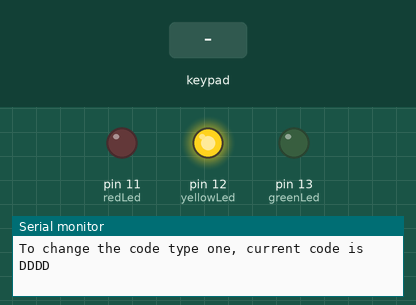
Simulated run of this sketch. Board: Arduino Uno, built with avr-gcc and run on an emulated ATmega328P. On the bench: output pins drawn as LEDs (lit = HIGH), the last lines printed to the serial monitor. Wiring (inferred from the names in the program): 4×4 keypad with keys 1 2 3 A 4 5 6 B 7 8 9 C * 0 # D (labels assumed): rows pin 6, pin 7, pin 8, pin 9; columns pin 2, pin 3, pin 4, pin 5. Inputs (shaded band) come from the test bench. Pins used as bus, display or sensor lines are not drawn.

Above: at 1.2 s.
1.3 s: key '1' pressed
3.5 s: keypad keys 1 3 9 7 A pressed 0.4 s apart
At 6.5 s:
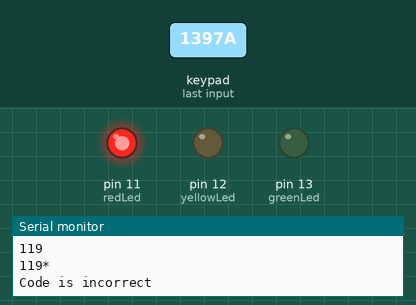
Timing chart, 0 to 12.7 s (numbered marks = the images above; inputs shaded):
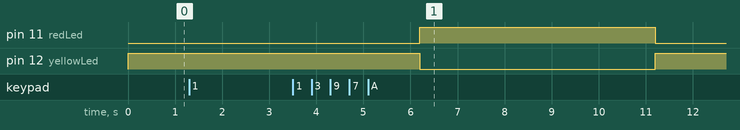

Measured:
- after the input at 3.5 s, pin 11 (redLed): LOW → HIGH after 2.7 s, → LOW 5.0 s later; pin 12 (yellowLed): HIGH → LOW after 2.7 s, → HIGH 5.0 s later

The sketch:

hex_keypad.ino
```cpp
int row[]={6,7,8,9};// Defining row pins of keypad connected to Aeduino pins
int col[]={2,3,4,5,6,7,8,9};//Defining column pins of keypad connected to Arduino
int i,j; // Two counter variables to count inside for loop
int col_scan; // Variable to hold value of scanned columns

String code = "";
String correctCode = "DDDD";

int greenLed = 13;
int yellowLed = 12;
int redLed = 11;

void setup()
{
  pinMode(greenLed, OUTPUT);
  pinMode(yellowLed, OUTPUT);
  pinMode(redLed, OUTPUT);

  digitalWrite(yellowLed, HIGH);

  Serial.begin(9600);

  Serial.println("To change the code type one, current code is " + correctCode);

  for(i=0;i<=3;i++)
  {
    pinMode(row[i],OUTPUT);
    pinMode(col[i],INPUT);
    digitalWrite(col[i],HIGH);
  }
}

void loop()
{
  String newCorrectCode = Serial.readString();

  if (newCorrectCode.length() == 5)
  {
    newCorrectCode.trim();
    correctCode = newCorrectCode;
    Serial.println("New code is " + correctCode);
  }

  for(i=0; i<=3; i++)
  {
    digitalWrite(row[0],HIGH);
    digitalWrite(row[1],HIGH);
    digitalWrite(row[2],HIGH);
    digitalWrite(row[3],HIGH);
    digitalWrite(row[i],LOW);

    for(j=0; j<=3; j++)
    {
      col_scan=digitalRead(col[j]);
      if(col_scan==LOW)
      {
        keypress(i,j);
        delay(300);
      }
    }
  }

  if (code.length() == 4)
  {
    if (code == correctCode)
    {
      Serial.println("Code is correct");
      digitalWrite(greenLed, HIGH);
      digitalWrite(yellowLed, LOW);
      digitalWrite(redLed, LOW);
    }
    else
    {
      Serial.println("Code is incorrect");
      digitalWrite(greenLed, LOW);
      digitalWrite(yellowLed, LOW);
      digitalWrite(redLed, HIGH);
    }

    delay(5000);
    code = "";
    digitalWrite(greenLed, LOW);
    digitalWrite(yellowLed, HIGH);
    digitalWrite(redLed, LOW);
  }
}

void keypress(int i, int j)
{
  if(i==0&&j==0)
  {
    code += "1";
  }
  if(i==1&&j==0)
  {
    code += "2";
  }
  if(i==2&&j==0)
  {
    code += "3";
  }
  if(i==3&&j==0)
  {
    code += "A";
  }
  if(i==0&&j==1)
  {
    code += "4";
  }
  if(i==1&&j==1)
  {
    code += "5";
  }
  if(i==2&&j==1)
  {
    code += "6";
  }
  if(i==3&&j==1)
  {
    code += "B";
  }
  if(i==0&&j==2)
  {
    code += "7";
  }
  if(i==1&&j==2)
  {
    code += "8";
  }
  if(i==2&&j==2)
  {
    code += "9";
  }
  if(i==3&&j==2)
  {
    code += "C";
  }
  if(i==0&&j==3)
  {
    code += "*";
  }
  if(i==1&&j==3)
  {
    code += "0";
  }
  if(i==2&&j==3)
  {
    code += "#";
  }
  if(i==3&&j==3)
  {
    code += "D";
  }

  Serial.println(code);
}
```
